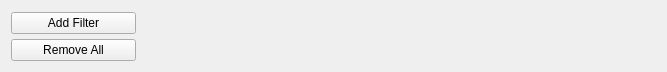
<?xml version="1.0" encoding="UTF-8"?>
<ui version="4.0">
 <class>DatabaseAdminFilterWidget</class>
 <widget class="QWidget" name="DatabaseAdminFilterWidget">
  <property name="geometry">
   <rect>
    <x>0</x>
    <y>0</y>
    <width>667</width>
    <height>72</height>
   </rect>
  </property>
  <property name="sizePolicy">
   <sizepolicy hsizetype="Preferred" vsizetype="Maximum">
    <horstretch>0</horstretch>
    <verstretch>0</verstretch>
   </sizepolicy>
  </property>
  <property name="minimumSize">
   <size>
    <width>0</width>
    <height>72</height>
   </size>
  </property>
  <property name="maximumSize">
   <size>
    <width>16777215</width>
    <height>16777215</height>
   </size>
  </property>
  <property name="windowTitle">
   <string>Form</string>
  </property>
  <layout class="QHBoxLayout" name="horizontalLayout">
   <property name="topMargin">
    <number>0</number>
   </property>
   <property name="bottomMargin">
    <number>0</number>
   </property>
   <item>
    <layout class="QVBoxLayout" name="verticalLayout" stretch="10,1,1,10">
     <property name="spacing">
      <number>5</number>
     </property>
     <property name="topMargin">
      <number>0</number>
     </property>
     <item>
      <widget class="QWidget" name="widget_2" native="true"/>
     </item>
     <item>
      <widget class="QPushButton" name="AddFilter">
       <property name="minimumSize">
        <size>
         <width>125</width>
         <height>0</height>
        </size>
       </property>
       <property name="maximumSize">
        <size>
         <width>125</width>
         <height>16777215</height>
        </size>
       </property>
       <property name="text">
        <string>Add Filter</string>
       </property>
       <property name="icon">
        <iconset resource="engine.qrc">
         <normaloff>:/engine/images/filter_add.png</normaloff>:/engine/images/filter_add.png</iconset>
       </property>
      </widget>
     </item>
     <item>
      <widget class="QPushButton" name="DeleteAllFilters">
       <property name="minimumSize">
        <size>
         <width>125</width>
         <height>0</height>
        </size>
       </property>
       <property name="maximumSize">
        <size>
         <width>125</width>
         <height>16777215</height>
        </size>
       </property>
       <property name="text">
        <string>Remove All</string>
       </property>
       <property name="icon">
        <iconset resource="engine.qrc">
         <normaloff>:/engine/images/filter_delete.png</normaloff>:/engine/images/filter_delete.png</iconset>
       </property>
      </widget>
     </item>
     <item>
      <widget class="QWidget" name="widget" native="true"/>
     </item>
    </layout>
   </item>
   <item>
    <widget class="QWidget" name="FilterContent" native="true">
     <property name="sizePolicy">
      <sizepolicy hsizetype="MinimumExpanding" vsizetype="MinimumExpanding">
       <horstretch>0</horstretch>
       <verstretch>0</verstretch>
      </sizepolicy>
     </property>
    </widget>
   </item>
  </layout>
 </widget>
 <resources>
  <include location="engine.qrc"/>
 </resources>
 <connections/>
</ui>
